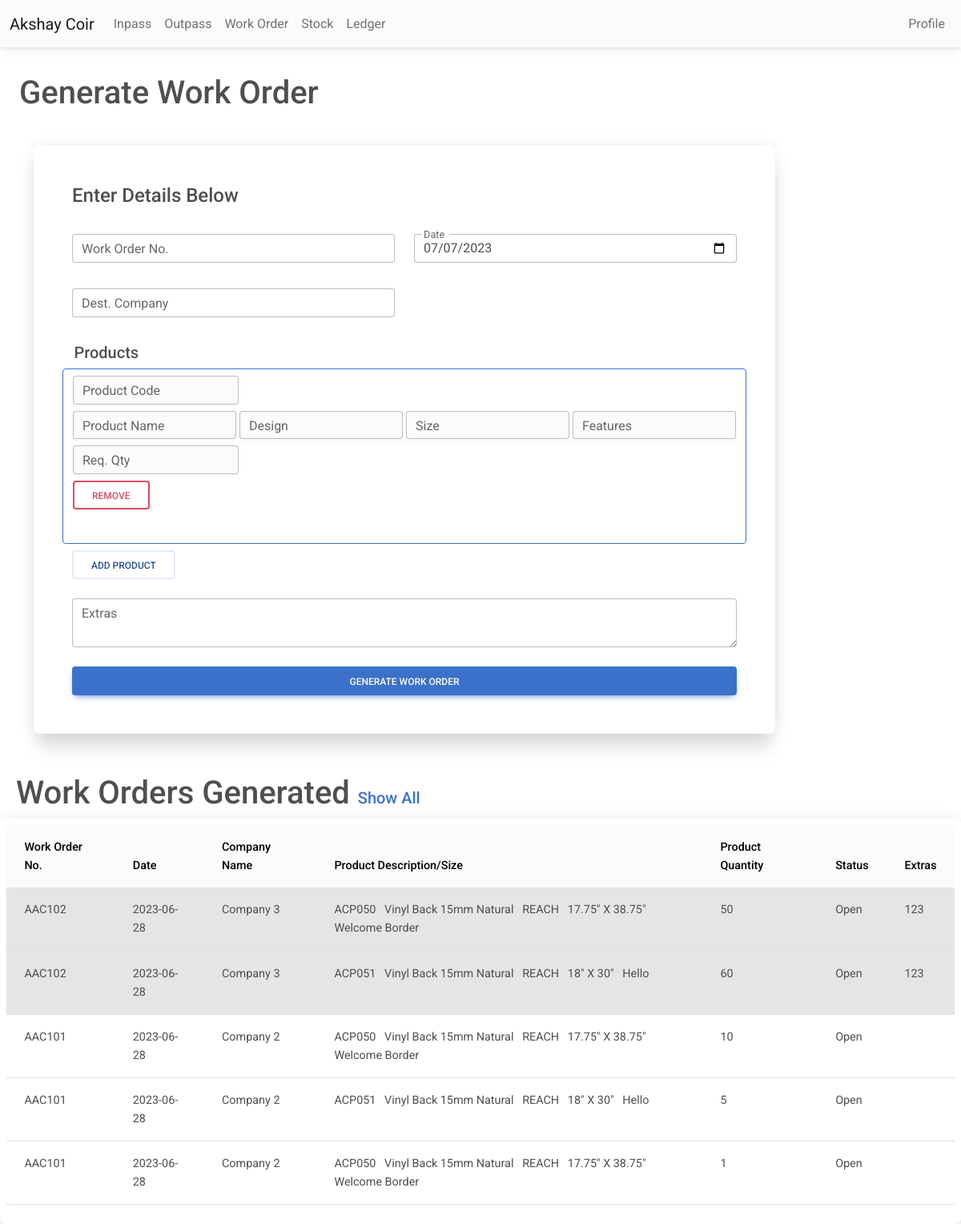
Page /workorder.php on the earlier database version.
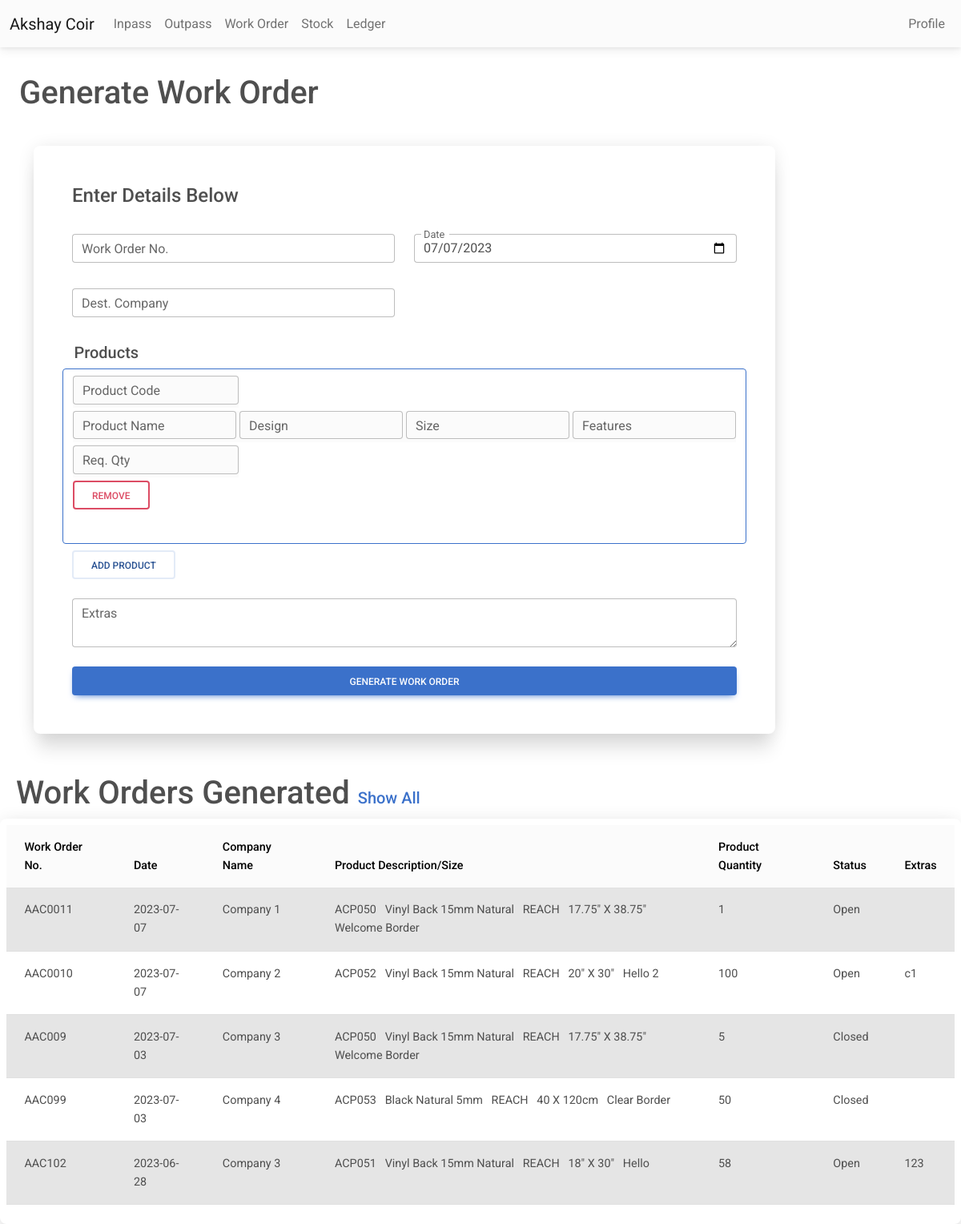
Same page on the later database version.
### tables this page shows
CREATE TABLE IF NOT EXISTS `work_orders` (
  `id` int NOT NULL AUTO_INCREMENT,
  `date` date NOT NULL,
  `work_order_no` varchar(25) NOT NULL,
  `company` varchar(50) NOT NULL,
  `extras` varchar(50) NOT NULL,
  `status` varchar(20) NOT NULL DEFAULT 'Open',
  `timestamp` timestamp NOT NULL DEFAULT CURRENT_TIMESTAMP,
  PRIMARY KEY (`id`),
  UNIQUE KEY `work_order_no` (`work_order_no`)
);

CREATE TABLE IF NOT EXISTS `work_order_products` (
  `work_order_no` varchar(25) NOT NULL,
  `code` varchar(25) NOT NULL,
  `name` varchar(50) NOT NULL,
  `design` varchar(50) NOT NULL,
  `size` varchar(25) NOT NULL,
  `features` varchar(50) NOT NULL,
  `qty` int NOT NULL
);

### workorder.php (the view, shortened to what the changed rows need)
<?php
include 'conn.php';
include 'nav.php';
?>
<?php
$sql4 = "select * from work_orders,work_order_products where work_orders.work_order_no = work_order_products.work_order_no order by timestamp desc LIMIT 5";
$retval3 = mysqli_query($conn, $sql4);
?>
<html>
<body>
    <main>
        <br>
        <h1 class='mt-2 ms-4'>Generate Work Order</h1>
        <div class="container mt-4 ms-2">
            <div class="col">
                <h1>Work Orders Generated <a href="workordershowall.php?f=0" class="fs-5" target="_blank">Show All</a>
                </h1>
            </div>
        </div>
        <div class="container-fluid mt-2 p-2 bg-white rounded-5 shadow-5-strong">
            <table class='table'>
                <thead class="table-light">
                    <th>
                        Work Order No.
                    </th>
                    <th>
                        Date
                    </th>
                    <th>
                        Company Name
                    </th>
                    <th>
                        Product Description/Size
                    </th>
                    <th>
                        Product Quantity
                    </th>
                    <th>
                        Status
                    </th>
                    <th>
                        Extras
                    </th>
                </thead>
                <tbody>
                    <tr>
                        <?php
                        $cur_no = -1;
                        $table_active = '';
                        while ($row = $retval3->fetch_assoc()) {
                            if ($cur_no == $row['work_order_no']) {
                            } else {
                                if ($table_active == 'table-active') {
                                    $table_active = '';
                                } else {
                                    $table_active = 'table-active';
                                }
                            }
                            if (!empty($row)) {
                                echo "
            <tr class='$table_active'>
            <td>
            {$row['work_order_no']}
            </td>
            <td>
            {$row['date']}
            </td>
            <td>
            {$row['company']}
            </td>
            <td>
            {$row['code']}
            &nbsp;
            {$row['name']}
            &nbsp;
            {$row['design']}
            &nbsp;
            {$row['size']}
            &nbsp;
            {$row['features']}
            </td>
            <td>
            {$row['qty']}
            </td>
            <td>
            {$row['status']}
            </td>
            <td>
            {$row['extras']}
            </td>
            </tr>
            ";
            $cur_no = $row['work_order_no'];
                            }
                        }
                        ?>
                    </tr>
                </tbody>
            </table>
        </div>
    </main>
</body>
</html>

Differences in the rows shown:
removed work_orders: work_order_products.work_order_no "AAC101", date "2023-06-28", company "Company 2", work_order_products.code "ACP050", work_order_products.name "Vinyl Back 15mm Natural", work_order_products.design "REACH", work_order_products.size "17.75\" X 38.75\"", work_order_products.features "Welcome Border", work_order_products.qty "10", status "Open", work_order_products.code "ACP051", work_order_products.size "18\" X 30\"", work_order_products.features "Hello", work_order_products.qty "5", work_order_products.qty "1"
no longer on one of the page's lists (row unchanged): work_orders: work_order_products.work_order_no "AAC102", date "2023-06-28", company "Company 3", work_order_products.code "ACP051", work_order_products.name "Vinyl Back 15mm Natural", work_order_products.design "REACH", work_order_products.size "18\" X 30\"", work_order_products.features "Hello", work_order_products.qty "60", status "Open", extras "123"
added work_orders: work_order_products.work_order_no "AAC0011", date "2023-07-07", company "Company 1", work_order_products.code "ACP050", work_order_products.name "Vinyl Back 15mm Natural", work_order_products.design "REACH", work_order_products.size "17.75\" X 38.75\"", work_order_products.features "Welcome Border", work_order_products.qty "1", status "Open"
added work_orders: work_order_products.work_order_no "AAC0010", date "2023-07-07", company "Company 2", work_order_products.code "ACP052", work_order_products.name "Vinyl Back 15mm Natural", work_order_products.design "REACH", work_order_products.size "20\" X 30\"", work_order_products.features "Hello 2", work_order_products.qty "100", status "Open", extras "c1"
added work_orders: work_order_products.work_order_no "AAC009", date "2023-07-03", company "Company 3", work_order_products.code "ACP050", work_order_products.name "Vinyl Back 15mm Natural", work_order_products.design "REACH", work_order_products.size "17.75\" X 38.75\"", work_order_products.features "Welcome Border", work_order_products.qty "5", status "Closed"
added work_orders: work_order_products.work_order_no "AAC099", date "2023-07-03", company "Company 4", work_order_products.code "ACP053", work_order_products.name "Black Natural 5mm", work_order_products.design "REACH", work_order_products.size "40 X 120cm", work_order_products.features "Clear Border", work_order_products.qty "50", status "Closed"
computed for work_orders "AAC102": work_order_products.code "ACP050" → "ACP051"; work_order_products.size "17.75\" X 38.75\"" → "18\" X 30\""; work_order_products.features "Welcome Border" → "Hello"; work_order_products.qty "50" → "58"
